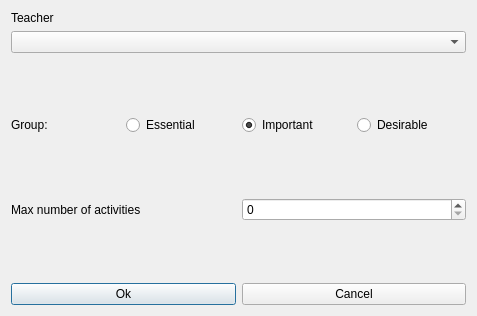
<?xml version="1.0" encoding="UTF-8"?>
<ui version="4.0">
 <class>ModifyConstraintMaxActivitiesForTeacherForm_template</class>
 <widget class="QDialog" name="ModifyConstraintMaxActivitiesForTeacherForm_template">
  <property name="geometry">
   <rect>
    <x>0</x>
    <y>0</y>
    <width>477</width>
    <height>316</height>
   </rect>
  </property>
  <property name="windowTitle">
   <string extracomment="This is the title of the dialog to modify a constraint of this type">Modify max activities for a teacher</string>
  </property>
  <layout class="QVBoxLayout" name="verticalLayout_2">
   <item>
    <layout class="QVBoxLayout" name="verticalLayout">
     <item>
      <widget class="QLabel" name="teacherTextLabel">
       <property name="frameShape">
        <enum>QFrame::NoFrame</enum>
       </property>
       <property name="frameShadow">
        <enum>QFrame::Plain</enum>
       </property>
       <property name="text">
        <string>Teacher</string>
       </property>
       <property name="wordWrap">
        <bool>false</bool>
       </property>
      </widget>
     </item>
     <item>
      <widget class="QComboBox" name="teachersComboBox">
       <property name="editable">
        <bool>false</bool>
       </property>
       <property name="insertPolicy">
        <enum>QComboBox::NoInsert</enum>
       </property>
       <property name="autoCompletion">
        <bool>false</bool>
       </property>
       <property name="duplicatesEnabled">
        <bool>false</bool>
       </property>
      </widget>
     </item>
    </layout>
   </item>
   <item>
    <spacer name="verticalSpacer">
     <property name="orientation">
      <enum>Qt::Vertical</enum>
     </property>
     <property name="sizeHint" stdset="0">
      <size>
       <width>20</width>
       <height>46</height>
      </size>
     </property>
    </spacer>
   </item>
   <item>
    <layout class="QHBoxLayout" name="horizontalLayout_4">
     <item>
      <widget class="QLabel" name="groupTextLabel">
       <property name="text">
        <string>Group:</string>
       </property>
      </widget>
     </item>
     <item>
      <widget class="QRadioButton" name="essentialRadioButton">
       <property name="text">
        <string>Essential</string>
       </property>
      </widget>
     </item>
     <item>
      <widget class="QRadioButton" name="importantRadioButton">
       <property name="text">
        <string>Important</string>
       </property>
       <property name="checked">
        <bool>true</bool>
       </property>
      </widget>
     </item>
     <item>
      <widget class="QRadioButton" name="desirableRadioButton">
       <property name="text">
        <string>Desirable</string>
       </property>
      </widget>
     </item>
    </layout>
   </item>
   <item>
    <spacer name="verticalSpacer_2">
     <property name="orientation">
      <enum>Qt::Vertical</enum>
     </property>
     <property name="sizeHint" stdset="0">
      <size>
       <width>20</width>
       <height>26</height>
      </size>
     </property>
    </spacer>
   </item>
   <item>
    <layout class="QHBoxLayout" name="horizontalLayout_2">
     <item>
      <widget class="QLabel" name="maxHoursTextLabel">
       <property name="frameShape">
        <enum>QFrame::NoFrame</enum>
       </property>
       <property name="frameShadow">
        <enum>QFrame::Plain</enum>
       </property>
       <property name="text">
        <string>Max number of activities</string>
       </property>
       <property name="wordWrap">
        <bool>false</bool>
       </property>
      </widget>
     </item>
     <item>
      <widget class="QSpinBox" name="maxActsSpinBox"/>
     </item>
    </layout>
   </item>
   <item>
    <spacer name="verticalSpacer_3">
     <property name="orientation">
      <enum>Qt::Vertical</enum>
     </property>
     <property name="sizeHint" stdset="0">
      <size>
       <width>20</width>
       <height>25</height>
      </size>
     </property>
    </spacer>
   </item>
   <item>
    <layout class="QHBoxLayout" name="horizontalLayout">
     <item>
      <widget class="QPushButton" name="okPushButton">
       <property name="text">
        <string>Ok</string>
       </property>
      </widget>
     </item>
     <item>
      <widget class="QPushButton" name="cancelPushButton">
       <property name="text">
        <string>Cancel</string>
       </property>
      </widget>
     </item>
    </layout>
   </item>
  </layout>
 </widget>
 <layoutdefault spacing="6" margin="11"/>
 <resources/>
 <connections/>
</ui>
